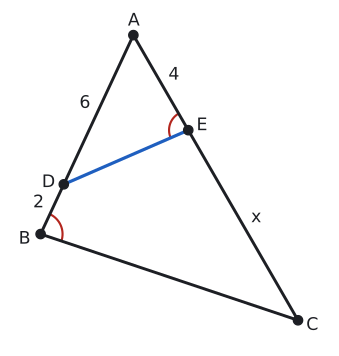

Python code for this plot:
import sys; sys.path.insert(0, "tools")
from cizim import *

# |AB|=8 (|AD|=6, |DB|=2), |AC|=12 (|AE|=4, |EC|=8). AED ~ ABC (oran 1/2) → m(AED) = m(ABC).
def yon(d): return np.array([np.cos(np.radians(d)), np.sin(np.radians(d))])
def acisi(K, P, Q):
    u, v = P - K, Q - K; return np.degrees(np.arccos(u @ v / np.linalg.norm(u) / np.linalg.norm(v)))
def kenar(ax, P, Q, metin, d, renk=YAZI):
    ax.text(*((P + Q) / 2 + d), metin, ha="center", va="center", color=renk, fontsize=13)
A = np.array([0.0, 0.0]); u, v = yon(-115), yon(-60)
B, C = A + 8 * u, A + 12 * v; D, E = A + 6 * u, A + 4 * v
print("AED", acisi(E, A, D), "ABC", acisi(B, A, C))
fig, ax = sekil(5, 4.6)
ax.set_aspect("equal"); ax.axis("off")
ax.plot(*zip(A, B, C, A), color=YAZI)
ax.plot(*zip(D, E), color=MAVI, lw=2.4)
aci(ax, E, A, D, r=0.7, renk=KIRMIZI); aci(ax, B, A, C, r=0.8, renk=KIRMIZI)
nokta(ax, *A, "A", dx=-0.2, dy=0.35); nokta(ax, *B, "B", dx=-0.8, dy=-0.35); nokta(ax, *C, "C", dx=0.3, dy=-0.35)
nokta(ax, *D, "D", dx=-0.8, dy=-0.1); nokta(ax, *E, "E", dx=0.3, dy=0.0)
n1 = yon(-115 - 90) * 0.55; n2 = yon(-60 + 90) * 0.55
kenar(ax, A, D, "6", n1); kenar(ax, D, B, "2", n1); kenar(ax, A, E, "4", n2); kenar(ax, E, C, "x", n2)
ax.set_xlim(B[0] - 1.2, C[0] + 1.2); ax.set_ylim(C[1] - 1.0, 1.0)
kaydet(fig, __file__)
